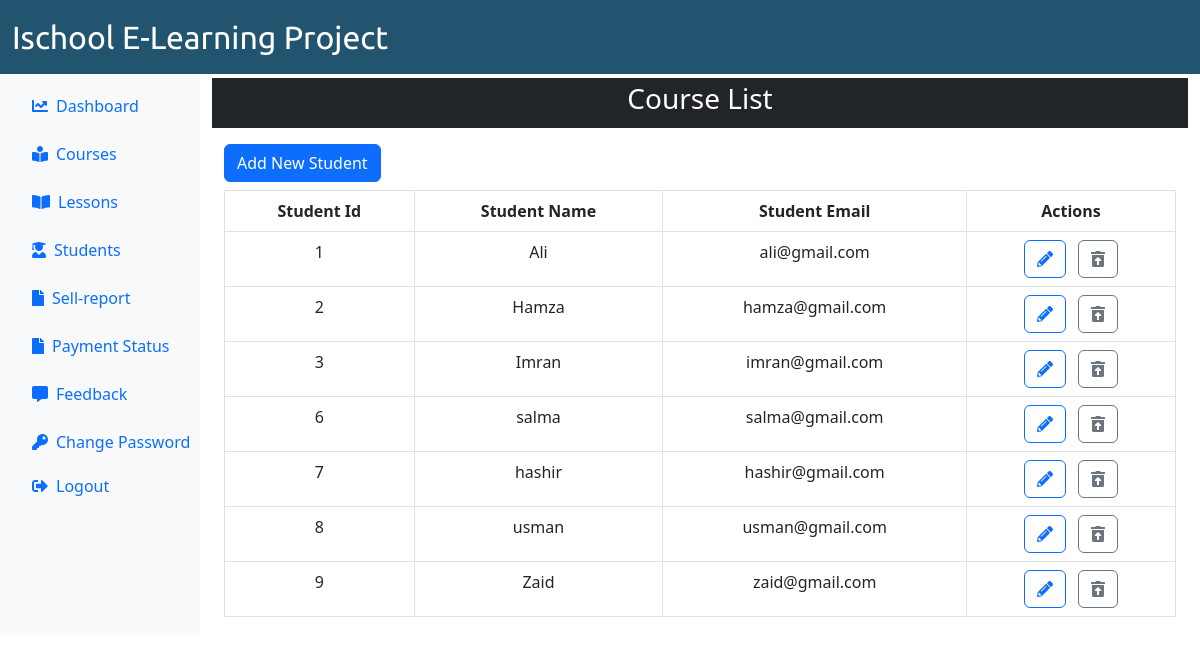
The page /Admin/students.php (signed in) on the database its author committed.
### tables this page shows
CREATE TABLE `student` (
  `stu_id` int NOT NULL,
  `stu_name` varchar(255) NOT NULL,
  `stu_email` varchar(255) NOT NULL,
  `stu_password` varchar(255) NOT NULL,
  `stu_occ` varchar(255) NOT NULL,
  `stu_img` varchar(255) DEFAULT NULL
);

### Admin/students.php (the view, shortened to what this page needs)
<?php
  include"includes/header.php";
?>
<div class="col-md-10">
	<div class="container">
		<div class="row mt-1">
			<div class="col-md-12 bg-dark text-white text-center py-1">
				<h3>Course List</h3>
			</div>
		</div>
		<div class="row mt-2">
			<div class="col-md-12">
				<a href="add-student.php" class="btn btn-primary my-2">Add New Student</a>
				<table class="table table-bordered table-hover text-center">
					<thead>
						<tr>
							<th>Student Id</th>
							<th>Student Name</th>
							<th>Student Email</th>
							<th>Actions</th>
						</tr>
					</thead>
					<tbody>
						<?php
						$sql = "SELECT * FROM `student`";
						$result = mysqli_query($conn,$sql) or die("failed");
						if (mysqli_num_rows($result) > 0) {
						while ($row = mysqli_fetch_assoc($result)) {
						?>
						<tr>
							<td><?php echo $row['stu_id']; ?></td>
							<td><?php echo $row['stu_name']; ?></td>
							<td><?php echo $row['stu_email']; ?></td>
							<td>
					<form action="student-update.php" class="d-inline" method="POST">
					<button class="btn btn-outline-primary me-2" name="update-btn">
						<i class="fa fa-pencil-alt"></i>
					</button>
					</form>
					<form action="student-delete.php" class="d-inline" method="POST">
					<button class="btn btn-outline-secondary" name="delete-btn">
							<i class="fa fa-trash-restore-alt"></i>
					</button>
					</form>
						</td>
						</tr>
						<?php    }
						} ?>
					</tbody>
				</table>
			</div>
		</div>
	</div>
</div>
<?php include"includes/footer.php";?>

### rows shown on the page
student: stu_id "1", stu_name "Ali", stu_email "ali@gmail.com"
student: stu_id "2", stu_name "Hamza", stu_email "hamza@gmail.com"
student: stu_id "3", stu_name "Imran", stu_email "imran@gmail.com"
student: stu_id "6", stu_name "salma", stu_email "salma@gmail.com"
student: stu_id "7", stu_name "hashir", stu_email "hashir@gmail.com"
student: stu_id "8", stu_name "usman", stu_email "usman@gmail.com"
student: stu_id "9", stu_name "Zaid", stu_email "zaid@gmail.com"
